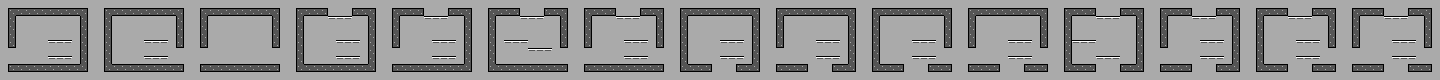

Rendered tile map (Tiled .tmx) drawn with the repository's tilesets; below, a short description and the map source with its tile grids summarised:
An orthogonal 180x10 tile map with 8x8 px tiles, 1 tile layer (Semantic Terrain) and 15 objects (15x room_template).

<map version="1.10" tiledversion="1.12.2" orientation="orthogonal" renderorder="right-down" width="180" height="10" tilewidth="8" tileheight="8" infinite="0" backgroundcolor="#ffffff">
 <properties><property name="source" value="../data/room-templates/dining-room.json" /></properties>
 <tileset firstgid="1" source="dining_room.tsx" />
 <layer id="1" name="Semantic Terrain" width="180" height="10">
  <data>[1800 cells, 1800 non-empty, 11 distinct tile ids]</data>
 </layer>
 <objectgroup id="2" name="Template Bounds">
  <object id="1" name="w_ordinary_0" type="room_template" x="8" y="8" width="80" height="64">
   <properties><property name="port_mask" type="int" value="1" /></properties>
  </object>
  <object id="2" name="e_ordinary_0" type="room_template" x="104" y="8" width="80" height="64">
   <properties><property name="port_mask" type="int" value="2" /></properties>
  </object>
  <object id="3" name="we_ordinary_0" type="room_template" x="200" y="8" width="80" height="64">
   <properties><property name="port_mask" type="int" value="3" /></properties>
  </object>
  <object id="4" name="n_ordinary_0" type="room_template" x="296" y="8" width="80" height="64">
   <properties><property name="port_mask" type="int" value="4" /></properties>
  </object>
  <object id="5" name="wn_ordinary_0" type="room_template" x="392" y="8" width="80" height="64">
   <properties><property name="port_mask" type="int" value="5" /></properties>
  </object>
  <object id="6" name="ne_ordinary_0" type="room_template" x="488" y="8" width="80" height="64">
   <properties><property name="port_mask" type="int" value="6" /></properties>
  </object>
  <object id="7" name="wen_ordinary_0" type="room_template" x="584" y="8" width="80" height="64">
   <properties><property name="port_mask" type="int" value="7" /></properties>
  </object>
  <object id="8" name="s_ordinary_0" type="room_template" x="680" y="8" width="80" height="64">
   <properties><property name="port_mask" type="int" value="8" /></properties>
  </object>
  <object id="9" name="ws_ordinary_0" type="room_template" x="776" y="8" width="80" height="64">
   <properties><property name="port_mask" type="int" value="9" /></properties>
  </object>
  <object id="10" name="es_ordinary_0" type="room_template" x="872" y="8" width="80" height="64">
   <properties><property name="port_mask" type="int" value="10" /></properties>
  </object>
  <object id="11" name="wes_ordinary_0" type="room_template" x="968" y="8" width="80" height="64">
   <properties><property name="port_mask" type="int" value="11" /></properties>
  </object>
  <object id="12" name="ns_ordinary_0" type="room_template" x="1064" y="8" width="80" height="64">
   <properties><property name="port_mask" type="int" value="12" /></properties>
  </object>
  <object id="13" name="wns_ordinary_0" type="room_template" x="1160" y="8" width="80" height="64">
   <properties><property name="port_mask" type="int" value="13" /></properties>
  </object>
  <object id="14" name="ens_ordinary_0" type="room_template" x="1256" y="8" width="80" height="64">
   <properties><property name="port_mask" type="int" value="14" /></properties>
  </object>
  <object id="15" name="wens_ordinary_0" type="room_template" x="1352" y="8" width="80" height="64">
   <properties><property name="port_mask" type="int" value="15" /></properties>
  </object>
 </objectgroup>
</map>
